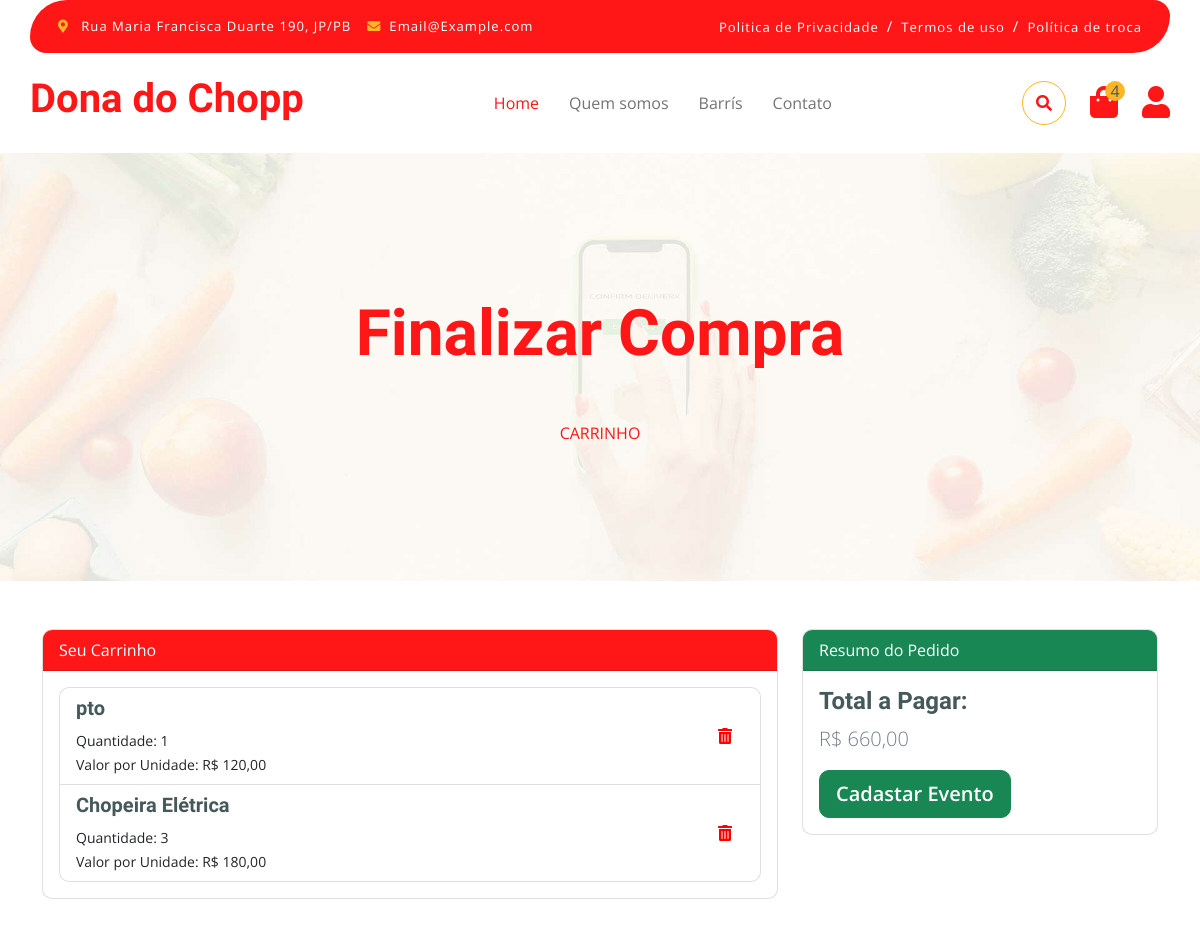
Screenshot of /carrinho/ (signed in) with the database file from the repository.
### produto/models.py (models this page shows, shortened)
class Produto(models.Model):
    nome = models.CharField(max_length=100)
    descricao = models.CharField(max_length=255, default='descreva o produto/serviço')
    disponivel = models.BooleanField(default=True)
    valor = models.DecimalField(max_digits=10, decimal_places=2)
    litros = models.PositiveIntegerField(blank=True, null=True)
    imagem = models.ImageField(upload_to='media/', blank=True, null=True, default=None)
    servico = models.BooleanField(default=False)
    disponivel = models.BooleanField(default=True)
    destaque = models.BooleanField(default=False)
    promo = models.BooleanField(default=False)
    premium = models.BooleanField(default=False)
    mais_vendido = models.BooleanField(default=False)

### carrinho/views.py (the view)
# urls.py: path('carrinho/', pagina_carrinho, name='pagina_carrinho'),
@login_required
def pagina_carrinho(request):
    usuario = request.user.username
    user = Usuario.objects.get(username=usuario)
    carrinho = Carrinho.objects.filter(usuario=user).exclude(status='pago').last()
    evento = Evento.objects.filter(usuario=user).exclude(status='pago').last()
    if not carrinho:
        return render(request, 'cart.html', {'produtos': [], 'valor_total': 0, 'title': 'Carrinho'})
    itens = ItemCarrinho.objects.filter(carrinho=carrinho)
    produtos_no_carrinho = []
    if evento:
        print("********Minhas Chopeiras*****")
        produto_id_auto = request.GET.get("produto_id")
        for chopeira in evento.chopeiras.all():
            print(chopeira)
            if produto_id_auto:
                produto = get_object_or_404(Produto, id=produto_id_auto)
            else:
                produto = get_object_or_404(Produto, nome=chopeira)
            item_carrinho, created = ItemCarrinho.objects.get_or_create(
                carrinho=carrinho,
                produto=produto,
                defaults={'quantidade': 1, 'valor': produto.valor}
            )
            if not created:
                print(f"Produto {produto.nome} já está no carrinho. Nenhuma alteração feita.")
            else:
                print(f"Produto {produto.nome} adicionado ao carrinho.")
        taxa = Decimal(obter_taxa_por_cep_ou_cidade(cep=evento.cep))
        for item in itens:
            item.valor = item.produto.valor + taxa
            item.save()
            produtos_no_carrinho.append((item.produto, item.quantidade, item.valor))
    else:
        todos_itens_com_taxa = request.session.get("produtos_com_taxa", {})
        for item in itens:
            if str(item.produto.id) in todos_itens_com_taxa:
                item.valor = Decimal(todos_itens_com_taxa[str(item.produto.id)])
                item.save()
            produtos_no_carrinho.append((item.produto, item.quantidade, item.valor))
    valor_total = sum(item.valor * item.quantidade for item in itens)
    if evento:
        evento.carrinho = carrinho.id
        evento.valor = valor_total
        evento.save()
    context = {
        'carrinho': produtos_no_carrinho,
        'total': valor_total,
        'title': 'Carrinho',
        'evento': evento,
        'titulo': 'carrinho',
        'quantidade': sum(item.quantidade for item in itens),
    }
    try:
        carrinho_id = carrinho.id
        evento_id = evento.id if evento else None
        pag, carrinho_id = gerar_pagamento(user.id, produtos_no_carrinho, evento_id, carrinho_id)
        context['link'] = pag
    except Exception as e:
        print(f"Erro ao gerar pagamento: {e}")
        context['link'] = '#'
    return render(request, 'cart.html', context)

### templates/cart.html (shortened to what this page needs)
{% extends 'base.html' %}
{% block 'content' %}
  {% include 'parciais/nav_bar.html' %}
    <div class="container-xxl py-5 bg-dark hero-header mb-5">
        <div class="container text-center my-5 pt-5 pb-4">
            <h1 class="mb-5 display-3 text-primary">Finalizar Compra</h1>
            <nav aria-label="breadcrumb">
                <ol class="breadcrumb justify-content-center text-uppercase">
                    <li class="breadcrumb-item"><a href="#">Carrinho</a></li>
                </ol>
            </nav>
        </div>
    </div>
            {% if evento and evento.status != 'Pago' %}
                <div class="container my-5">
                        <h5>Evento Cadastrado: </h5>
                        <ul>
                            <li>{{ evento.tipo_evento }}</li>
                            <li><strong>{{ evento.data_evento }} (Atenção para Data)</strong></li>
                            <li>{{ evento.cep }}</li>
                            <li>{{ evento.bairro }}</li>
                            <li>{{ evento.endereco }}</li>
                            <li>{{ evento.celular }}</li>
                        </ul>
                        <p>Cadastrar Um novo Evento ou Editar <a href="{% url 'cad-evento' %}">Click Aqui!!</a></p>
                    <div class="row">
                        <div class="col-lg-8">
                            <div class="card mb-4">
                                <div class="card-header bg-primary text-white">Seu Carrinho</div>
                                <div class="card-body">
                                    {% if carrinho %}
                                        <ul class="list-group" >
                                            {% for item, quantidade, valor in carrinho %}
                                                <li class="list-group-item d-flex justify-content-between align-items-center">
                                                    <div class="d-flex align-items-center">
                                                        <div >
                                                            <h5>{{ item.nome }}</h5>
                                                            <small>Quantidade: {{ quantidade }}</small><br>
                                                            <small>Valor por Unidade: R$ {{ valor }}</small>
                                                        </div>
                                                    </div>
                                                    <form method="post" action="{% url 'remover_do_carrinho' produto_id=item.id %}" style="display: inline;">
                                                        {% csrf_token %}
                                                        <button type="submit" class="btn btn-link" style="border: none; background: none; cursor: pointer;">
                                                            <i class="fas fa-trash-alt" title="Remover item" style="color: red;" id="produtos"></i>
                                                        </button>
                                                    </form>
                                                </li>
                                            {% endfor %}
                                        </ul>
                                    {% else %}
                                        <p class="text-center">Seu carrinho está vazio.</p>
                                    {% endif %}
                                </div>
                            </div>
                        </div>
                        <div class="col-lg-4">
                            <div class="card">
                                <div class="card-header bg-success text-white">Resumo do Pedido</div>
                                <div class="card-body">
                                    <h4>Total a Pagar:</h4>
                                    <p class="lead">R$ {{ total }}</p>
                                     <a href="{{ link }}" class="btn btn-success btn-lg btn-block" target="_blank"> Finalizar Compra</a>
                                </div>
                            </div>
                        </div>
                    </div>
                </div>
            {% else %}
                <div class="container my-5">
                    <div class="row">
                        <div class="col-lg-8">
                            <div class="card mb-4">
                                <div class="card-header bg-primary text-white">Seu Carrinho</div>
                                <div class="card-body">
                                    {% if carrinho %}
                                        <ul class="list-group" >
                                            {% if evento%}
                                                {% for item, quantidade, valor in carrinho %}
                                                    <li class="list-group-item d-flex justify-content-between align-items-center">
                                                        <div class="d-flex align-items-center">
                                                            <div >
                                                                <h5>{{ item.nome }}</h5>
                                                                <small>Quantidade: {{ quantidade }}</small><br>
                                                                <small>Valor por Unidade: R$ {{ valor }}</small>
                                                            </div>
                                                        </div>
                                                        <form method="post" action="{% url 'remover_do_carrinho' produto_id=item.id %}" style="display: inline;">
                                                            {% csrf_token %}
                                                            <button type="submit" class="btn btn-link" style="border: none; background: none; cursor: pointer;">
                                                                <i class="fas fa-trash-alt" title="Remover item" style="color: red;" id="produtos"></i>
                                                            </button>
                                                        </form>
                                                    </li>
                                                {% endfor %}
                                            {%else%}
                                                {% for item,quantidade,valor in carrinho %}
                                                    <li class="list-group-item d-flex justify-content-between align-items-center">
                                                        <div class="d-flex align-items-center">
                                                            <div >
                                                                <h5>{{ item.nome }}</h5>
                                                                <small>Quantidade: {{ quantidade }}</small><br>
                                                                <small>Valor por Unidade: R$ {{ item.valor }}</small>
                                                            </div>
                                                        </div>
                                                        <form method="post" action="{% url 'remover_do_carrinho' produto_id=item.id %}" style="display: inline;">
                                                            <button type="submit" class="btn btn-link" style="border: none; background: none; cursor: pointer;">
                                                                <i class="fas fa-trash-alt" title="Remover item" style="color: red;"id="produtos"></i>
                                                            </button>
                                                        </form>
                                                    </li>
                                            {% endfor %}
                                            {%endif%}
                                        </ul>
                                    {% else %}
                                        <p class="text-center">Seu carrinho está vazio.</p>
                                    {% endif %}
                                </div>
                            </div>
                        </div>
                        <div class="col-lg-4">
                            <div class="card">
                                <div class="card-header bg-success text-white">Resumo do Pedido</div>
                                <div class="card-body">
                                    <h4>Total a Pagar:</h4>
                                    <p class="lead">R$ {{ total }}</p>
                                    <button type="button" class="btn btn-success btn-lg btn-block" onclick="window.location.href='{% url "cad-evento" %}'">
                                       Cadastar Evento
                                    </button>
                                                                                                </div>
                            </div>
                        </div>
                    </div>
                </div>
            {% endif %}
{% endblock %}

### static/css/style.css (style rules this page uses)
.btn { font-weight: 600; transition: .5s; }
.hero-header { background: linear-gradient(rgba(248, 223, 173, 0.1), rgba(248, 223, 173, 0.1)), url(../img/hero-img.jpg); background-position: center center; background-repeat: no-repeat; background-size: cover; }
@media (min-width: 992px) { .hero-header, .page-header { margin-top: 152px !important; } }

### rows the page displays
Produto: nome "pto", disponivel "1", valor "120,00"
Produto: nome "Chopeira Elétrica", quantidade "3", valor "180,00"

### other values shown
{{ quantidade }} "4"
{{ total }} "660,00"
